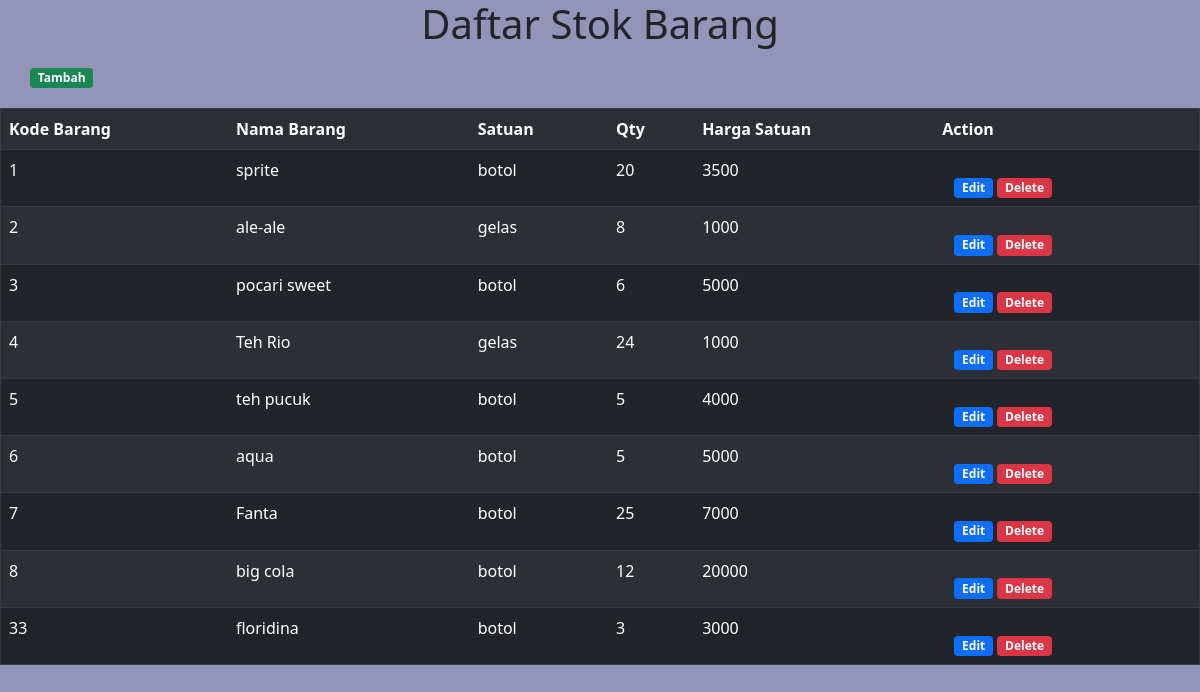
Screenshot of /barang.php with the database file from the repository.
### tables this page shows
CREATE TABLE `tbl_133` (
  `kode_barang` int(11) NOT NULL,
  `nama_barang` varchar(50) NOT NULL,
  `satuan` varchar(50) NOT NULL,
  `qty` int(11) NOT NULL,
  `harga` int(11) NOT NULL
);

### barang.php (the view, shortened to what this page needs)
<!DOCTYPE html>
<html lang="en">
<head>
    <link href="https://cdn.jsdelivr.net/npm/bootstrap@5.1.3/dist/css/bootstrap.min.css" rel="stylesheet">
</head>
<body style="background-color: #9494b8;">
    <h1 style="text-align: center;">Daftar Stok Barang</h1>
    <table border="1" class="table table-dark table-striped">
        <tr>
            <th>Kode Barang</th>
            <th>Nama Barang</th>
            <th>Satuan</th>
            <th>Qty</th>
            <th>Harga Satuan</th>
            <th>Action</th>
        </tr>
        <?php
        include "koneksi.php";
        $sql="SELECT*FROM tbl_133";
        $hasil=mysqli_query($conn,$sql);
        while($row=mysqli_fetch_array($hasil))
        {
        ?>
        <tr>
            <td><?php echo $row['kode_barang'];?></td>
            <td><?php echo $row['nama_barang'];?></td>
            <td><?php echo $row['satuan'];?></td>
            <td><?php echo $row['qty'];?></td>
            <td><?php echo $row['harga'];?></td>
            <td>
            <div class="container mt-3">
                <a href="edit.php?kode_barang=<?php echo $row['kode_barang'];?>"><span class="badge bg-primary">Edit</span></a>
                <a href="delete.php?kode_barang=<?php echo $row['kode_barang'];?>"><span class="badge bg-danger">Delete</span></a>
            </div>
            </td>
        </tr>
        <?php
        }
        ?>
        <div class="container mt-3" style="padding-bottom: 20px;padding-left:0px;">
            <a href="form_barang.php"><span class="badge bg-success">Tambah</span></a>
        </div>
    </table>
</body>
</html>

### rows the page displays
tbl_133: kode_barang "1", nama_barang "sprite", satuan "botol", qty "20", harga "3500"
tbl_133: kode_barang "2", nama_barang "ale-ale", satuan "gelas", qty "8", harga "1000"
tbl_133: kode_barang "3", nama_barang "pocari sweet", satuan "botol", qty "6", harga "5000"
tbl_133: kode_barang "4", nama_barang "Teh Rio", satuan "gelas", qty "24", harga "1000"
tbl_133: kode_barang "5", nama_barang "teh pucuk", satuan "botol", qty "5", harga "4000"
tbl_133: kode_barang "6", nama_barang "aqua", satuan "botol", qty "5", harga "5000"
tbl_133: kode_barang "7", nama_barang "Fanta", satuan "botol", qty "25", harga "7000"
tbl_133: kode_barang "8", nama_barang "big cola", satuan "botol", qty "12", harga "20000"
tbl_133: kode_barang "33", nama_barang "floridina", satuan "botol", qty "3", harga "3000"
